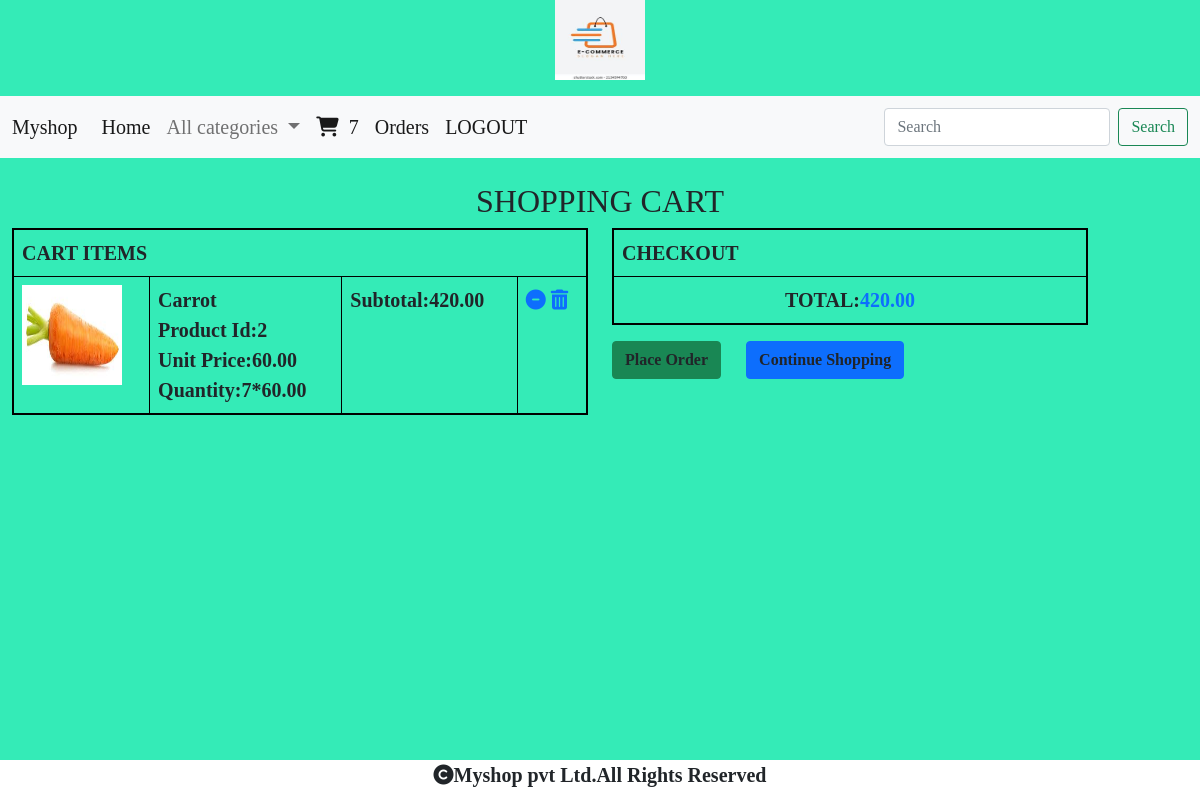
/cart/cartview (signed in), run on the app's committed database.
### cart/models.py (models this page shows, shortened)
class Cart(models.Model):
    product=models.ForeignKey(Product,on_delete=models.CASCADE)
    user=models.ForeignKey(User,on_delete=models.CASCADE)
    quantity=models.IntegerField()
    date_added=models.DateTimeField(auto_now_add=True)
    def subtotal(self):
        return self.quantity*self.product.price

### shop/models.py (models this page shows, shortened)
class Product(models.Model):
    name = models.CharField(max_length=200)
    desc = models.TextField()
    image = models.ImageField(upload_to='shop/products', blank=True, null=True)
    price=models.DecimalField(max_digits=20,decimal_places=2)
    category=models.ForeignKey(Category,on_delete=models.CASCADE)
    stock=models.IntegerField()
    available=models.BooleanField(default=True)
    created=models.DateTimeField(auto_now_add=True)
    updated=models.DateTimeField(auto_now=True)

### cart/views.py (the view)
# urls.py: path("cartview",views.cartview,name="cartview"),
def cartview(request):
    u=request.user                       #user object
    try:
        cart=Cart.objects.filter(user=u)#user foreign key and a obj u can be passed to the foreign key
        sum=0
        for i in cart:
            sum=sum+i.quantity*i.product.price
    except:
        pass
    return render(request,'cart.html',{'c':cart,'total':sum})

### cart/context_processors.py (called while the page is built)
def productcount(request):
    item_count=0
    if request.user.is_authenticated:          #checks whether the user logined
        u=request.user
        try:
            cart=Cart.objects.filter(user=u)    #gets the full cart of a single user
            for i in cart:
                item_count=item_count+i.quantity
        except:
            item_count=0
    return {'count':item_count}

### shop/context_processors.py (called while the page is built)
def menu_links(request):
    c=Category.objects.all()
    return {'links':c}

### templates/cart.html
{% extends 'base.html' %}
{% load static %}
{% block content %}
{% if not c %}
<div>
    <h3 class="text-center">cart is empty</h3>
    <h2 class="text-center text-success"><a href="{% url 'shop:allcat' %}">Continue Shopping</a></h2>
</div>
{% else %}
<div class="container-fluid mt-4 mb-5">
<div class="row">
    <h2 class="text-center">SHOPPING CART</h2>
    <div class="col-sm-6"><table class="table table-bordered">
        <tr>
        <th colspan="5">CART ITEMS</th></tr>
                    {% for i in c %}
        <tr>
            <td><img src="{{i.product.image.url}}" height="100px" width="100px"></td>
            <td><b>{{i.product.name}}<br>
            Product Id:{{i.product.id}}<br>
            Unit Price:{{i.product.price}}<br>
            Quantity:{{i.quantity}}*{{i.product.price}}</b></td>
            <td><b>Subtotal:{{i.subtotal}}</b></td>
            <td>
                {% if i.quantity < i.product.stock %}
                <a href="{% url 'cart:acart' i.product.name %}"><i class="fa fa-plus-circle" aria-hidden="true"></i></a>
            <a href="{% url 'cart:delcart' i.product.name %}"><i class="fa fa-minus-circle" aria-hidden="true"></i></a>
                <a href="{% url 'cart:delete' i.product.name %}"><i class="fa-solid fa-trash-can" aria-hidden="true"></i></a>
            {% else %}
                   <a href="{% url 'cart:delcart' i.product.name %}"><i class="fa fa-minus-circle" aria-hidden="true"></i></a>
                <a href="{% url 'cart:delete' i.product.name %}"><i class="fa-solid fa-trash-can" aria-hidden="true"></i></a>
                {% endif %}
            </td>
        </tr>
{% endfor %}
    </table>
    </div>
    <div class="col-sm-5 mb-5"><table class="table table-bordered">
        <tr>
        <th colspan="5">CHECKOUT</th></tr>
        <tr><td class="text-center"><b>TOTAL:<span class="text-primary">{{total}}</span></b></td></tr>
    </table>
        <a href="{% url 'cart:orderform' %}" class="btn btn-success text-dark"><b>Place Order</b></a>
    <a href="{% url 'shop:allcat' %}" class="btn btn-primary text-dark" style="position:relative;left:20px;"><b>Continue Shopping</b></a></div>
</div></div>
{% endif %}
{% endblock %}

### static/css/b.css (style rules this page uses)
body { background-color:#34ebb7; font-family: 'Crimson Pro', serif; font-size: 20px; }
.table { border:2px solid black; }

### data on the page
Cart: product.image (picture), product.name "Carrot", product.id "2", product.price "60.00", quantity "7", subtotal "420.00"

### other printed values
{{ count }} "7"
{{ total }} "420.00"
